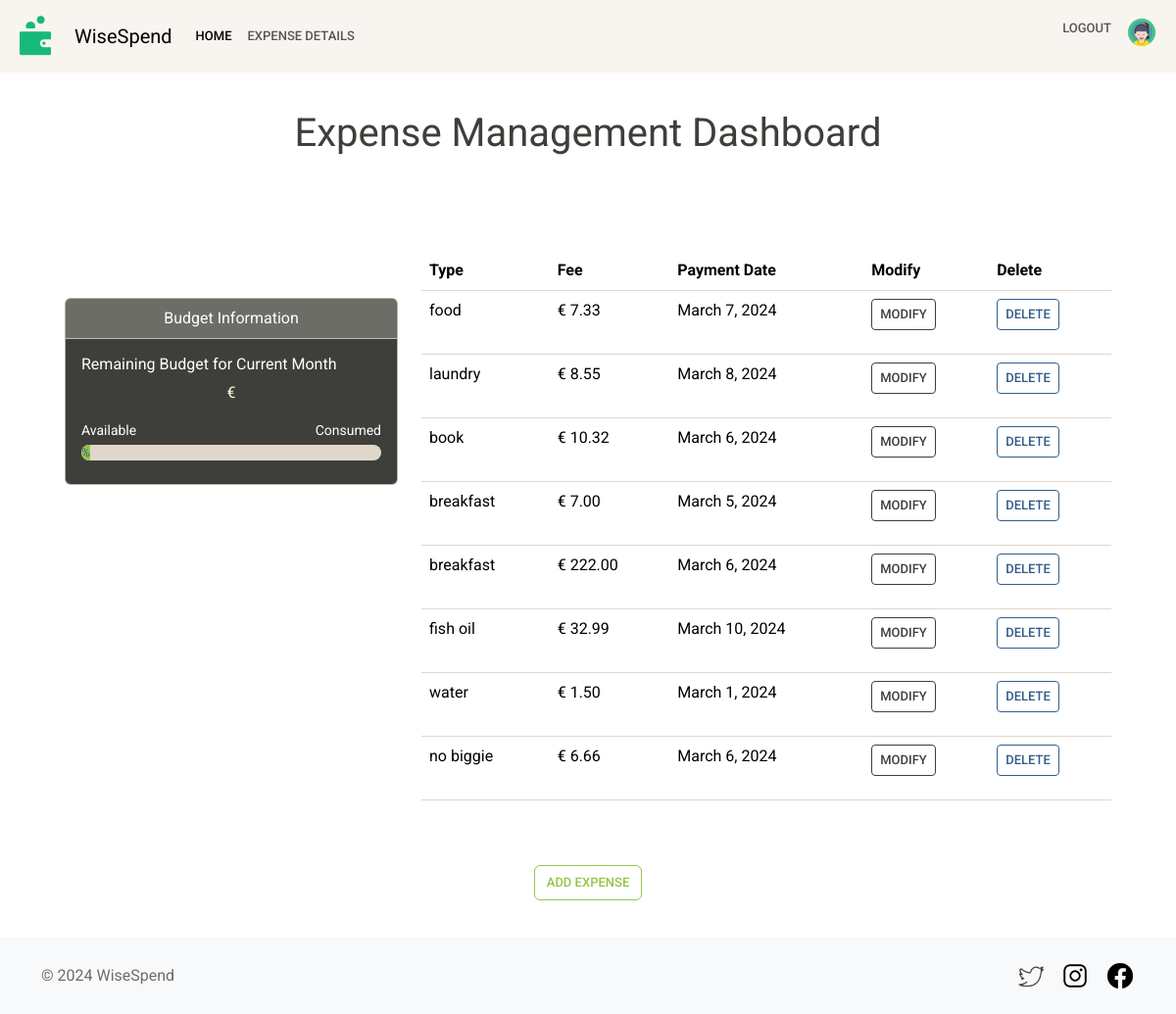
The app's page /wisespend/details/ (signed in), older data.
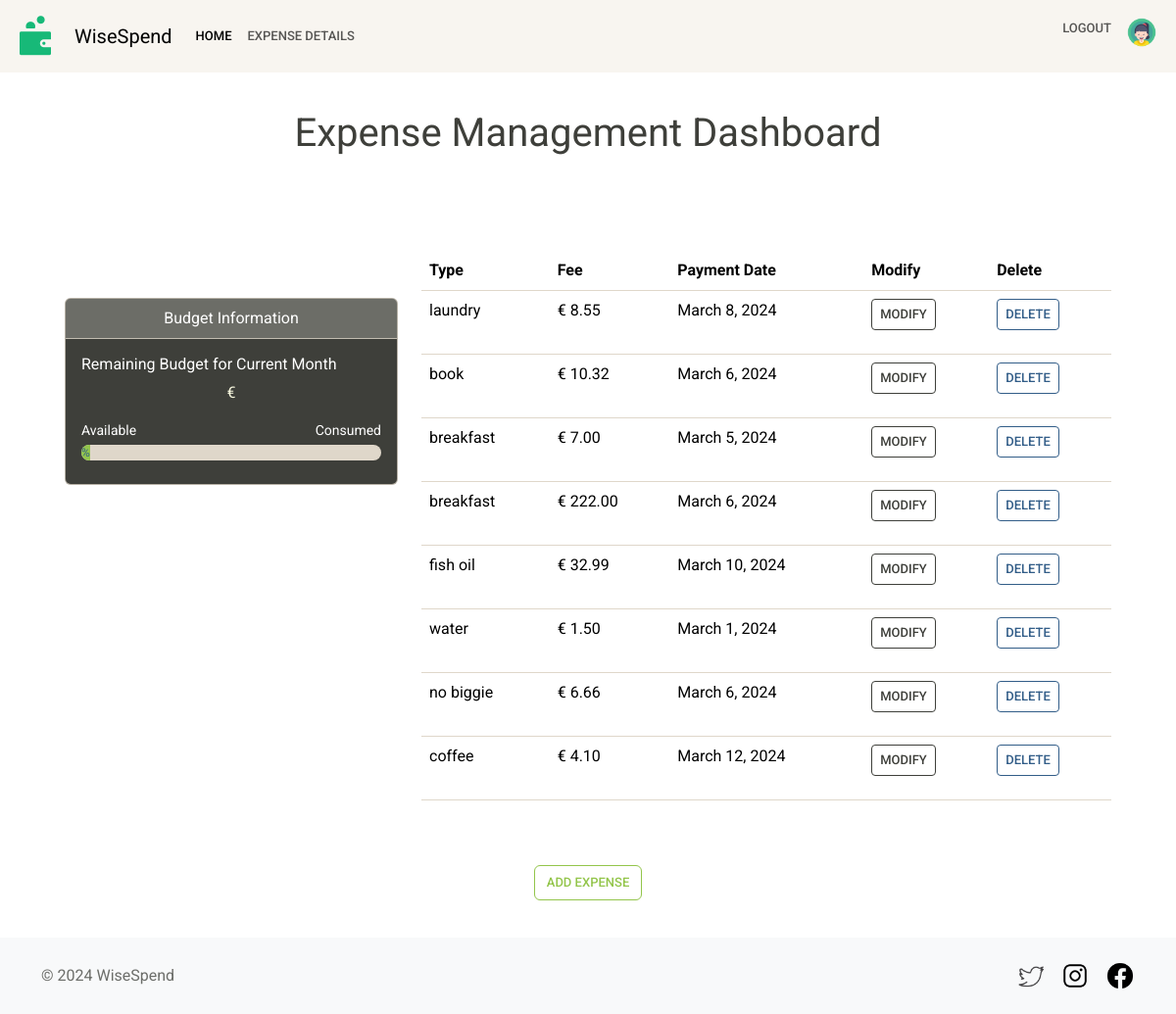
The same page, newer data.
### myexpense/models.py (models this page shows, shortened)
class Expense(models.Model):
    user = models.ForeignKey(User, on_delete=models.CASCADE)
    type = models.CharField(max_length=100)
    fee = models.DecimalField(max_digits=10, decimal_places=2)
    payment_date = models.DateField()

### myexpense/views.py (the view)
# urls.py: path('details/', views.expense_list, name='expense_list'),
@login_required()
def expense_list(request):
    expenses = Expense.objects.filter(user=request.user)
    return render(request, 'myexpense/expenses.html', {'expenses': expenses})

### myexpense/templates/myexpense/expenses.html (shortened to what this page needs)
{% extends 'myexpense/base2.html' %}
{% block content %}
<div class="container pt-4 pt-xl-5" style="margin-bottom: 100px">
    <div>
        <h1 class="mt-3 mb-5 d-flex justify-content-center">Expense Management Dashboard</h1>
        <div class="container pt-4 pt-xl-5" style="margin-bottom: 100px">
    <div class="row">
        <div class="col-md-4 mb-3 mt-5">
            <div class="card text-white bg-dark mb-3">
                <div class="card-header text-center">Budget Information</div>
                <div class="card-body">
                    <h6 class="card-title">Remaining Budget for Current Month</h6>
                    <p class="card-text text-center " style="color: beige">€ {{ user.budget.get_remaining_budget }}</p>
                    <div class="d-flex justify-content-between mb-1">
                        <small>Available</small>
                        <small>Consumed</small>
                    </div>
                    <div class="progress mb-2">
                        <div class="progress-bar bg-success" role="progressbar"
                             style="width: {{user.budget.get_remaining_budget_percentage}}%;"
                             aria-valuenow="{{user.budget.get_remaining_budget_percentage}}" aria-valuemin="0"
                             aria-valuemax="100">{{user.budget.get_remaining_budget_percentage}}%
                        </div>
                    </div>
                </div>
            </div>
        </div>
        <div class="col-md-8">
            <div style="padding-bottom: 50px;">
                <table class="table" style="border-collapse: collapse;line-height: 1.5;padding: 0.2em">
                    <thead class="thead-light">
                <tr>
                    <th>Type</th>
                    <th>Fee</th>
                    <th>Payment Date</th>
                    <th>Modify</th>
                    <th>Delete</th>
                </tr>
                </thead>
                <tbody>
                {% for expense in expenses %}
                <tr>
                    <td>{{ expense.type }}</td>
                    <td>€ {{ expense.fee }}</td>
                    <td>{{ expense.payment_date }}</td>
                    <td>
                        <form method="get" action="{% url 'myexpense:modify_expense' expense.id %}">
                            <button type="submit" class="btn btn-outline-dark btn-sm">Modify</button>
                        </form>
                    </td>
                    <td>
                        <form method="get" action="{% url 'myexpense:delete_expense' expense.id %}">
                            <button type="submit" class="btn btn-outline-primary btn-sm">Delete</button>
                        </form>
                    </td>
                </tr>
                {% endfor %}
                </tbody>
                </table>
            </div>
        </div>
    </div>
             <div class="d-flex justify-content-center">
            <form method="get" action="{% url 'myexpense:add_expense' %}">
                <button type="submit" class="btn btn-outline-success btn-md">Add Expense</button>
            </form>
        </div>
    </div>
</div>
</div>
{% endblock %}

### myexpense/templates/myexpense/base2.html (shortened to what this page needs)
{% load static %}
<html>
<head>
    <link href="https://bootswatch.com/5/sandstone/bootstrap.min.css" rel="stylesheet" type="text/css">
</head>
<body>
<main>
    <nav class="navbar navbar-expand-lg navbar-light bg-light fixed-top">
        <div class="container-fluid">
            <a class="navbar-brand" href="/expense/">
                <img src="{% static 'myexpense/images/logo.png' %}" alt="Wise Spend">
            </a>
            <a class="navbar-brand" href="/expense/">WiseSpend</a>
            <div class="collapse navbar-collapse" id="navbarSupportedContent">
                <ul class="navbar-nav me-auto mb-2 mb-lg-0">
                    <li class="nav-item">
                        <a class="nav-link active" aria-current="page"
                           href="{% url 'myexpense:landing_page' %}">Home</a>
                    </li>
                    <li class="nav-item">
                        <a class="nav-link" href="{% url 'myexpense:expense_list' %}">Expense Details</a>
                    </li>
                </ul>
                <ul class="navbar-nav ml-auto">
                    {% if user.is_authenticated %}
                    <li class="nav-item">
                        <form method="post" action="{% url 'users:logout' %}">
                            <button type="submit" class="nav-link">Logout</button>
                        </form>
                    </li>
                    <li class="nav-item">
                        <a class="nav-link" href="{% url 'users:profile' %}">
                            <img src="{% static 'myexpense/images/user.png' %}" alt="Profile" style="height:30px;">
                        </a>
                    </li>
                    {% endif %}
                </ul>
            </div>
        </div>
    </nav>
    <div class="container mt-5">
        {% block content %}
        {% endblock %}
    </div>
</main>
<footer class="footer mt-auto bg-body-tertiary" style="position: fixed; bottom: 0; width: 100%;">
    <div class="container">
        <footer class="d-flex flex-wrap justify-content-between align-items-center my-4">
            <div class="col-md-4 d-flex align-items-center">
                <span class="mb-3 mb-md-0 text-body-secondary">&copy; 2024 WiseSpend</span>
            </div>
            <ul class="nav col-md-4 justify-content-end list-unstyled d-flex">
                <li class="ms-3"><a class="text-body-secondary" href="https://twitter.com/">
                    <img src="{% static 'myexpense/images/twitter.png' %}" alt="twitter" style="height: 30px">
                </a></li>
                <li class="ms-3"><a class="text-body-secondary" href="https://www.instagram.com/">
                    <img src="{% static 'myexpense/images/ins.png' %}" alt="instagram" style="height: 30px">
                </a></li>
                <li class="ms-3"><a class="text-body-secondary" href="https://www.facebook.com/">
                     <img src="{% static 'myexpense/images/facebook.png' %}" alt="facebook" style="height: 30px">
                </a></li>
            </ul>
        </footer>
    </div>
</footer>
</body>
</html>

Row changes from the older to the newer data that the page shows:
removed Expense: type "food", fee "7.33", payment_date "March 7, 2024"
added Expense: type "coffee", fee "4.10", payment_date "March 12, 2024"
